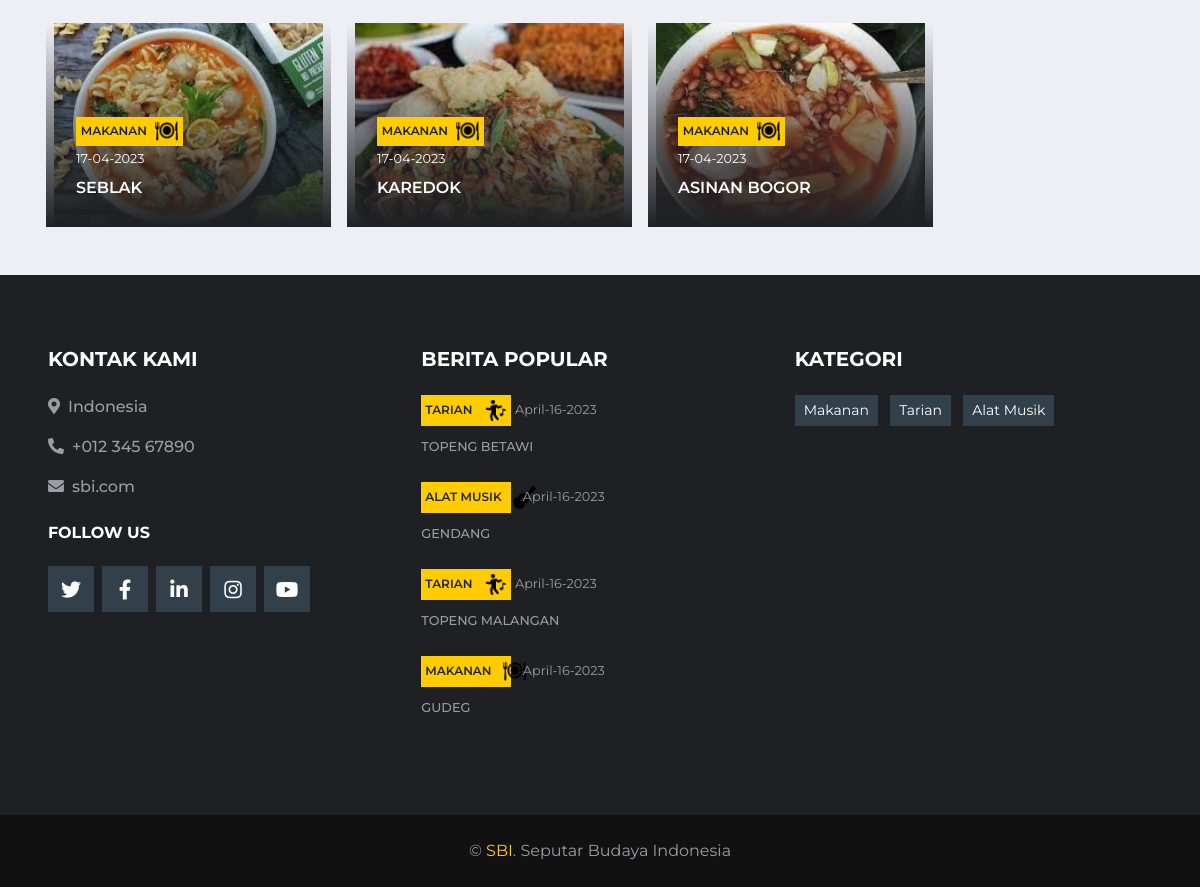
Before: /index.php/kategori/makanan (lower part) with the older database file.
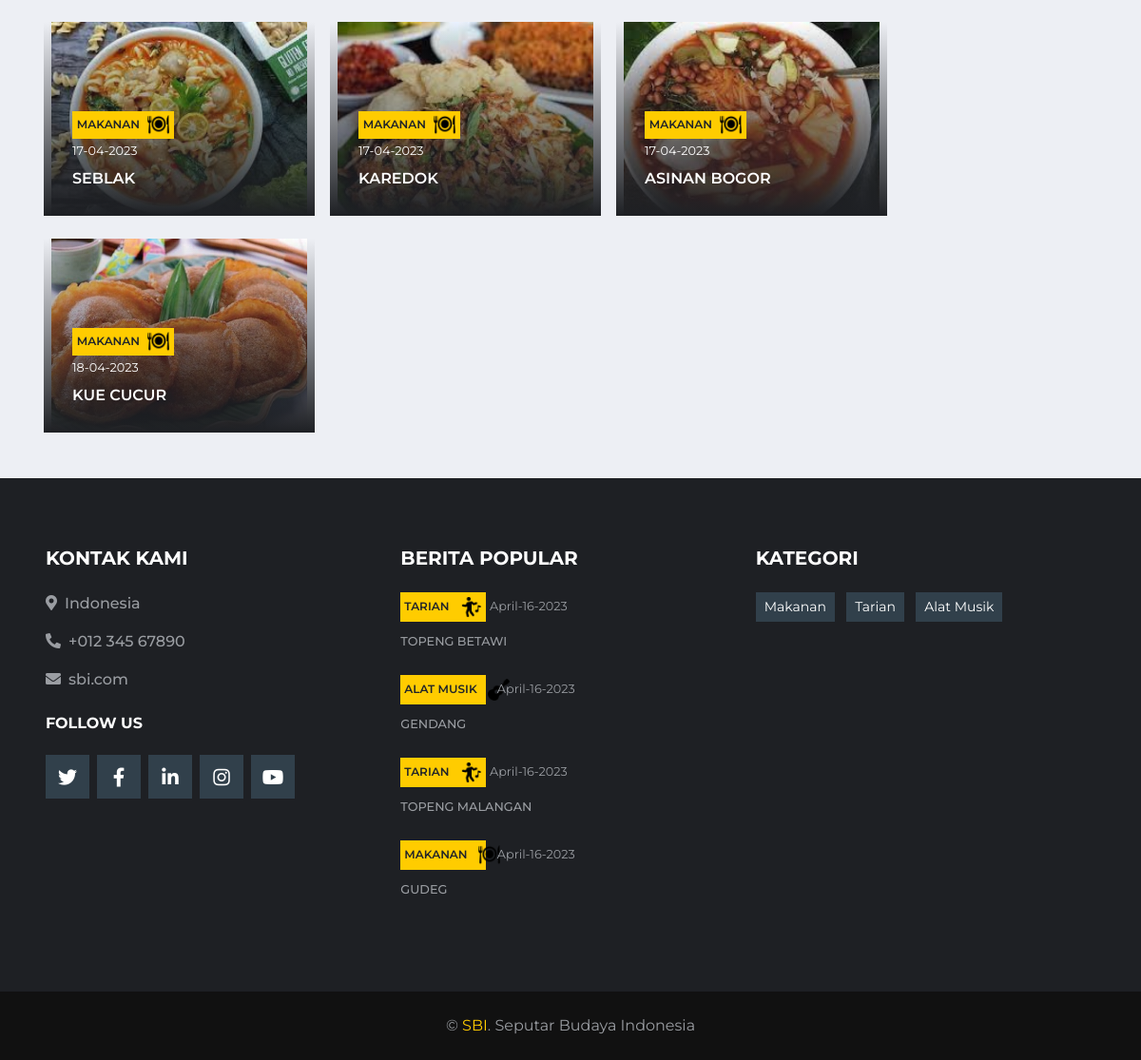
After: the same page with the newer database file.
### tables this page shows
CREATE TABLE `upload_content` (
  `id_konten` int(11) NOT NULL,
  `id_user` int(11) NOT NULL,
  `nama_penulis` varchar(80) NOT NULL,
  `judul_konten` varchar(255) NOT NULL,
  `daerah` varchar(50) NOT NULL,
  `kategori` varchar(50) NOT NULL,
  `kategori2` varchar(50) NOT NULL,
  `isi_konten` text NOT NULL,
  `gambar` text NOT NULL,
  `tgl_konten` datetime NOT NULL DEFAULT current_timestamp()
);

### application/controllers/Kategori.php (called while the page is built, shortened)
<?php
class Kategori extends CI_Controller {
	public function makanan() {
		$keyword = $this->input->post('keyword');
		$data_slider_home['home'] = $this->model_home->data_home2()->result();
		$data_home_navbar['data_home_navbar'] = $this->model_home->data_home_navbar()->result();
		$this->load->view('templates/header');
		$this->load->view('templates/navbar',$data_home_navbar);
		if ($keyword == null) {
			$data['makanan'] = $this->model_kategori->data_makanan()->result();
			$this->load->view('kategori/index', $data);
		}
			$this->load->view('templates/footer_content',$data_slider_home);
	}
}

### index.php (called while the page is built, shortened)
<?php
require_once BASEPATH.'core/CodeIgniter.php';

### application/models/model_kategori.php (called while the page is built, shortened)
<?php
class Model_kategori extends CI_Model
{
    public function data_makanan()
    {
        $this->db->select('*');
        $this->db->from('upload_content');
        $this->db->where('kategori','makanan');
        return $this->db->get();
    }
}

### application/models/model_home.php (called while the page is built, shortened)
<?php
class Model_home extends CI_Model
{
    public function data_home2()
    {
        $this->db->where('kategori2', "slider_home");
        $result = $this->db->get('upload_content');
        return $result;
    }
}

### application/views/kategori/index.php (the view, shortened to what this page needs)
<div class="container-fluid pt-5 mb-3">
    <div class="container">
        <div class="ss">
            <div class="row gx-1">
                <?php foreach ($makanan as $ftr) : ?>
                    <?php
                       $daerah          = $ftr->daerah;
                       $kategori_folder = $ftr->kategori;
                       ?>
                    <div class="col-lg-3 col-md-5 ml-3 mt-4">
                        <div class="card-img">
                            <img src="<?= base_url() . '/upload_image/' . $daerah . '/' . strtolower($kategori_folder) . '/' . $ftr->gambar ?>" class="img-fluid card-img-top2">
                        </div>
                        <div class="overlay">
                            <div class="mb-2">
                                <?php if ($ftr->kategori == "makanan") { ?>
                                    <a class="badge badge-primary text-uppercase font-weight-semi-bold mr-1 d-flex align-items-center" href=""><?= $ftr->kategori ?> <img src="<?= base_url() ?>assets/img/food-icon.png" style="height: 23px;" class="ml-2" alt=""></a>
                                <?php }; ?>
                                <?php $originalDate = $ftr->tgl_konten;
                                   $newDate = date("d-m-Y", strtotime($originalDate)); ?>
                                <a class="text-white" href=""><small><?= $newDate ?></small></a>
                            </div>
                            <a class="h6 m-0 text-white text-uppercase font-weight-semi-bold" href="<?= base_url('detail/detail_konten/' . $ftr->id_konten); ?>"><?= $ftr->judul_konten ?></a>
                        </div>
                    </div>
                <?php endforeach; ?>
            </div>
        </div>
    </div>
</div>

### application/views/templates/header.php (shortened to what this page needs)
<!DOCTYPE html>
<html lang="en">
<head>
    <link href="https://cdnjs.cloudflare.com/ajax/libs/font-awesome/5.15.0/css/all.min.css" rel="stylesheet">
    <link href="<?= base_url()?>assets/lib/owlcarousel/assets/owl.carousel.min.css" rel="stylesheet">
    <link href="<?= base_url()?>assets/css/style.css" rel="stylesheet">
</head>

### application/views/templates/footer_content.php
<div class="container-fluid bg-dark pt-5 px-lg-5 mt-5 px-4">
    <div class="row py-4">
        <div class="col-lg-4 col-md-6 mb-5">
            <h5 class="mb-4 text-white text-uppercase font-weight-bold">Kontak Kami</h5>
            <p class="font-weight-medium"><i class="fa fa-map-marker-alt mr-2"></i>Indonesia</p>
            <p class="font-weight-medium"><i class="fa fa-phone-alt mr-2"></i>+012 345 67890</p>
            <p class="font-weight-medium"><i class="fa fa-envelope mr-2"></i>sbi.com</p>
            <h6 class="mt-4 mb-4 text-white text-uppercase font-weight-bold">Follow Us</h6>
            <div class="d-flex justify-content-start">
                <a class="btn btn-lg btn-secondary btn-lg-square mr-2" href="#"><i class="fab fa-twitter"></i></a>
                <a class="btn btn-lg btn-secondary btn-lg-square mr-2" href="#"><i class="fab fa-facebook-f"></i></a>
                <a class="btn btn-lg btn-secondary btn-lg-square mr-2" href="#"><i class="fab fa-linkedin-in"></i></a>
                <a class="btn btn-lg btn-secondary btn-lg-square mr-2" href="#"><i class="fab fa-instagram"></i></a>
                <a class="btn btn-lg btn-secondary btn-lg-square" href="#"><i class="fab fa-youtube"></i></a>
            </div>
        </div>
        <div class="col-lg-4 col-md-6 mb-5">
            <h5 class="mb-4 text-white text-uppercase font-weight-bold">Berita Popular</h5>
            <div class="mb-3">
                <?php foreach ($home as $brt) :?>
                <div class="mb-2">
                <?php if ($brt->kategori == "tarian") { ?>
                    <a class="badge badge-primary text-uppercase font-weight-semi-bold p-1 " href="<?=base_url('kategori/tarian')?>"><?= $brt->kategori ?> <img src="<?= base_url() ?>assets/img/dance_icon.png" style="height: 23px;" class="ml-2" alt=""></a>
                    <?php }; ?>
                <?php if ($brt->kategori == "makanan") { ?>
                    <a class="badge badge-primary text-uppercase font-weight-semi-bold p-1 mr-2 w-25" href="<?=base_url('kategori/makanan')?>"><?= $brt->kategori ?> <img src="<?= base_url() ?>assets/img/food-icon.png" style="height: 23px;" class="ml-2" alt=""></a>
                    <?php }; ?>
                <?php if ($brt->kategori == "alat musik") { ?>
                    <a class="badge badge-primary text-uppercase font-weight-semi-bold p-1 mr-2 w-25" href="<?=base_url('kategori/alat_musik')?>"><?= $brt->kategori ?> <img src="<?= base_url() ?>assets/img/alat_musik.png" style="height: 23px;" class="ml-2" alt=""></a>
                    <?php }; ?>
                    <?php $originalDate = $brt->tgl_konten; $newDate = date("F-d-Y", strtotime($originalDate));?><a class="text-body" href=""><small><?= $newDate ?></small></a>
                </div>
                <a class="small text-body text-uppercase font-weight-medium" href=""><?=$brt->judul_konten;?></a>
                <br>
                <br>
                <?php endforeach ; ?>
            </div>
        </div>
        <div class="col-lg-4 col-md-6 mb-5">
            <h5 class="mb-4 text-white text-uppercase font-weight-bold">kATEGORI</h5>
            <div class="m-n1">
            <a href="<?=base_url('kategori/makanan')?>" class="btn btn-sm btn-secondary m-1">Makanan</a>
                <a href="<?=base_url('kategori/tarian')?>" class="btn btn-sm btn-secondary m-1">Tarian</a>
                <a href="<?=base_url('kategori/alat_musik')?>" class="btn btn-sm btn-secondary m-1">Alat Musik</a>
            </div>
        </div>
    </div>
</div>
<div class="container-fluid py-4 px-sm-3 px-md-5" style="background: #111111;">
    <p class="m-0 text-center">&copy; <a href="#">SBI</a>. Seputar Budaya Indonesia
</div>

Changed rows visible on the page:
added upload_content: daerah+kategori+gambar (picture), kategori "MAKANAN", tgl_konten "18-04-2023", judul_konten "KUE CUCUR"
